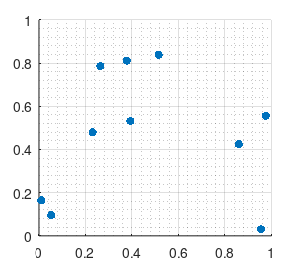

MATLAB code to generate this figure:
%% Matlab Graph Generate EPS postscript figures in matlab
% *back to* <https://fanwangecon.github.io *Fan*>*'s* <https://fanwangecon.github.io/Math4Econ/ 
% *Intro Math for Econ*>*,*  <https://fanwangecon.github.io/M4Econ/ *Matlab Examples*>*, 
% or* <https://fanwangecon.github.io/MEconTools/ *MEconTools*> *Repositories*
%% Properly Save EPS with Scatter and Other Graphing Methods: Renderer = Painters
% scatter plot saving as eps seems to only work when Renderer is set to Painters

fl_fig_wdt = 3;
fl_fig_hgt = 2.65;

figure('PaperPosition', [0 0 fl_fig_wdt fl_fig_hgt], 'Renderer', 'Painters');
x = rand([10,1]);
y = rand([10,1]);
scatter(x, y, 'filled');
grid on;
grid minor;

st_img_path = 'C:/Users/fan/M4Econ/graph/export/_img/';
st_file_name = 'fs_eps_scatter_test';

% eps figure save with tiff preview
print(strcat(st_img_path, st_file_name), '-depsc', '-tiff');